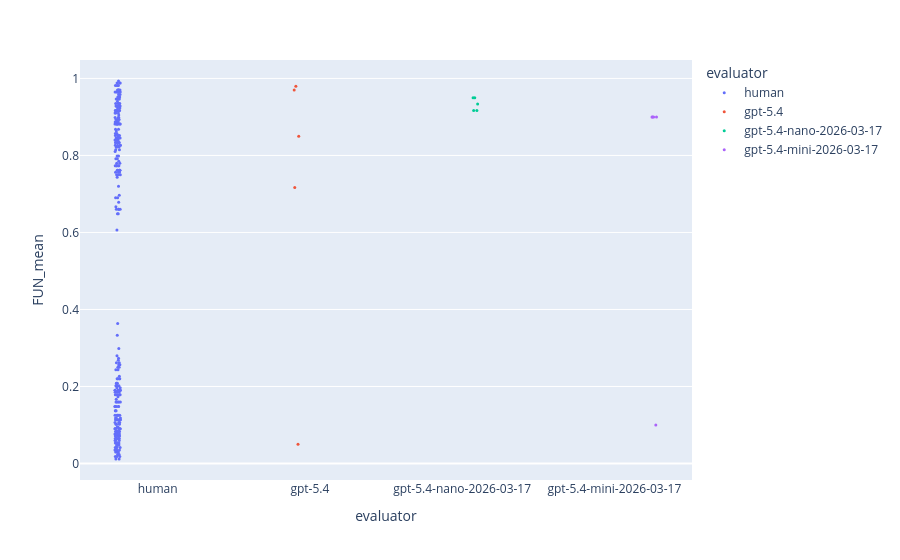

The cell this chart's notebook holds for it:
### Markdown cell above
### Visualization

### Code cell
fig = px.strip(df_long, y="FUN_mean", x="evaluator", color="evaluator", stripmode='group')
fig.update_traces(marker_size=3)
fig.show()

### Figure 1 — Plotly figure (JSON) as saved in the notebook; plotly's stock layout.template omitted (floating-point values rounded to 4 significant figures; data arrays with more than 128 entries replaced by an {"elided": "..."} marker saying what was removed)
{"data": [{"alignmentgroup": "True", "boxpoints": "all", "fillcolor": "rgba(255,255,255,0)", "hoveron": "points", "hovertemplate": "evaluator=%{x}<br>FUN_mean=%{y}<extra></extra>", "legendgroup": "human", "line": {"color": "rgba(255,255,255,0)"}, "marker": {"color": "#636efa", "size": 3}, "name": "human", "offsetgroup": "human", "orientation": "v", "pointpos": 0, "showlegend": true, "type": "box", "x": {"elided": "276 str values"}, "x0": " ", "xaxis": "x", "y": {"elided": "276 float values"}, "y0": " ", "yaxis": "y"}, {"alignmentgroup": "True", "boxpoints": "all", "fillcolor": "rgba(255,255,255,0)", "hoveron": "points", "hovertemplate": "evaluator=%{x}<br>FUN_mean=%{y}<extra></extra>", "legendgroup": "gpt-5.4", "line": {"color": "rgba(255,255,255,0)"}, "marker": {"color": "#EF553B", "size": 3}, "name": "gpt-5.4", "offsetgroup": "gpt-5.4", "orientation": "v", "pointpos": 0, "showlegend": true, "type": "box", "x": ["gpt-5.4", "gpt-5.4", "gpt-5.4", "gpt-5.4", "gpt-5.4"], "x0": " ", "xaxis": "x", "y": [0.05, 0.98, 0.85, 0.97, 0.7167], "y0": " ", "yaxis": "y"}, {"alignmentgroup": "True", "boxpoints": "all", "fillcolor": "rgba(255,255,255,0)", "hoveron": "points", "hovertemplate": "evaluator=%{x}<br>FUN_mean=%{y}<extra></extra>", "legendgroup": "gpt-5.4-nano-2026-03-17", "line": {"color": "rgba(255,255,255,0)"}, "marker": {"color": "#00cc96", "size": 3}, "name": "gpt-5.4-nano-2026-03-17", "offsetgroup": "gpt-5.4-nano-2026-03-17", "orientation": "v", "pointpos": 0, "showlegend": true, "type": "box", "x": ["gpt-5.4-nano-2026-03-17", "gpt-5.4-nano-2026-03-17", "gpt-5.4-nano-2026-03-17", "gpt-5.4-nano-2026-03-17", "gpt-5.4-nano-2026-03-17"], "x0": " ", "xaxis": "x", "y": [0.95, 0.9167, 0.9333, 0.95, 0.9167], "y0": " ", "yaxis": "y"}, {"alignmentgroup": "True", "boxpoints": "all", "fillcolor": "rgba(255,255,255,0)", "hoveron": "points", "hovertemplate": "evaluator=%{x}<br>FUN_mean=%{y}<extra></extra>", "legendgroup": "gpt-5.4-mini-2026-03-17", "line": {"color": "rgba(255,255,255,0)"}, "marker": {"color": "#ab63fa", "size": 3}, "name": "gpt-5.4-mini-2026-03-17", "offsetgroup": "gpt-5.4-mini-2026-03-17", "orientation": "v", "pointpos": 0, "showlegend": true, "type": "box", "x": ["gpt-5.4-mini-2026-03-17", "gpt-5.4-mini-2026-03-17", "gpt-5.4-mini-2026-03-17", "gpt-5.4-mini-2026-03-17", "gpt-5.4-mini-2026-03-17"], "x0": " ", "xaxis": "x", "y": [0.1, 0.9, 0.9, 0.9, 0.9], "y0": " ", "yaxis": "y"}], "layout": {"boxmode": "group", "legend": {"title": {"text": "evaluator"}, "tracegroupgap": 0}, "margin": {"t": 60}, "xaxis": {"anchor": "y", "categoryarray": ["human", "gpt-5.4", "gpt-5.4-nano-2026-03-17", "gpt-5.4-mini-2026-03-17"], "categoryorder": "array", "domain": [0, 1], "title": {"text": "evaluator"}}, "yaxis": {"anchor": "x", "domain": [0, 1], "title": {"text": "FUN_mean"}}}}
